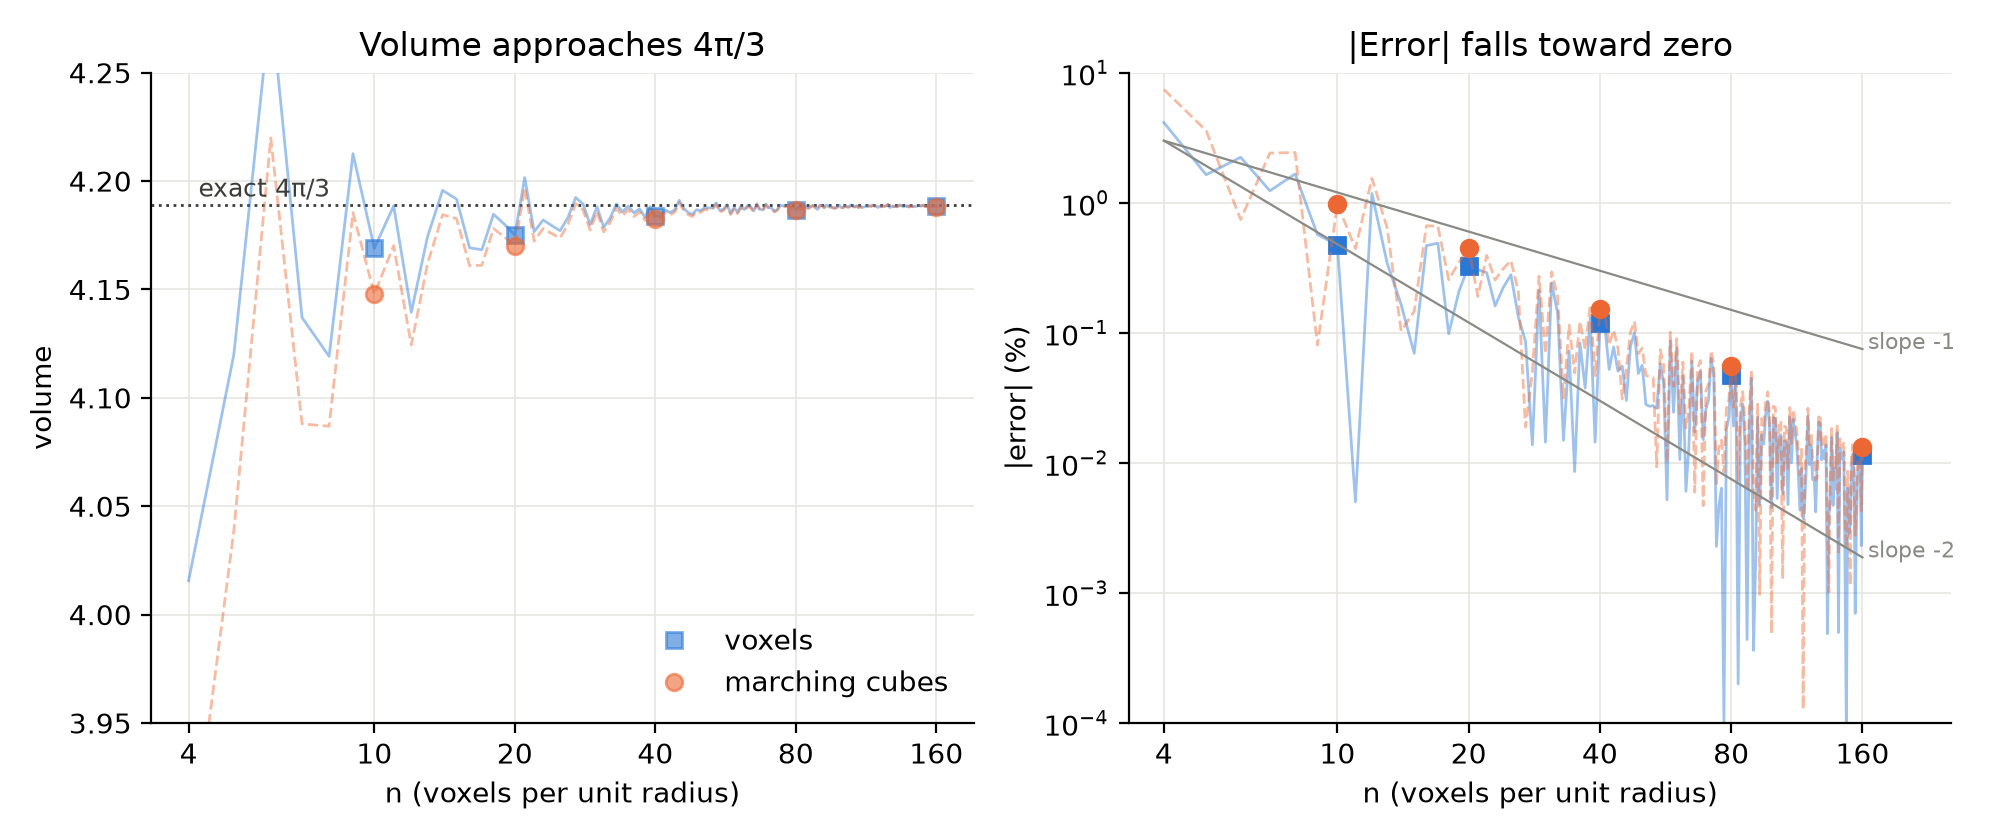

Reproduce this figure in Python.
#!/usr/bin/env python3
"""The volume of the voxel sphere and of its marching cubes surface, against n.

For every n from 4 to 160, the script

1. builds the segmentation of a sphere of radius `n` voxels,
2. runs `automesh mesh tri --cubes marching` on it, which scales the surface to
   the unit sphere,
3. adds up the signed volume that the surface encloses, and
4. counts the inside voxels and multiplies by 1/n^3.

It prints the sign changes, the number of volumes above 4 pi / 3, and the
log-log slope of each error, and draws both volumes and both errors in
`unit_sphere_convergence.png`.  The surfaces live in a scratch directory.
Only the figure stays.

Example
-------
cd ~/autotwin/automesh/book/examples/gallery/academic
uv run --with numpy --with matplotlib unit_sphere_convergence.py

Output
------
unit_sphere_convergence.png and a table on the terminal.
"""

import subprocess
import tempfile
from concurrent.futures import ThreadPoolExecutor
from pathlib import Path

import matplotlib.pyplot as plt
import numpy as np

SWEEP = range(4, 161)
TABLE = (10, 20, 40, 80, 160)
SERIES = ("#2a78d6", "#eb6834")
INK = "#3d3d3a"
MUTED = "#8a8a85"
GRID = "#e6e5e0"
DPI = 200


def sphere(*, radius: int) -> np.ndarray:
    """Returns the segmentation of a sphere of `radius` voxels, axes (x, y, z)."""
    k = np.arange(-radius, radius + 1)
    x, y, z = np.meshgrid(k, k, k, indexing="ij", sparse=True)
    return (x * x + y * y + z * z <= radius * radius).astype(np.uint8)


def stl_read(*, path: Path) -> np.ndarray:
    """Reads a binary STL, returns the triangles, shape (faces, 3, 3)."""
    data = np.fromfile(path, dtype=np.uint8)
    record = np.dtype(
        [("normal", "<f4", 3), ("vertices", "<f4", (3, 3)), ("attribute", "<u2")]
    )
    return np.frombuffer(data[84:].tobytes(), dtype=record)["vertices"].astype(float)


def volume_signed(*, triangles: np.ndarray) -> float:
    """Returns the signed volume, positive when the faces wind outward."""
    a, b, c = triangles[:, 0], triangles[:, 1], triangles[:, 2]
    return float(np.einsum("ij,ij->i", a, np.cross(b, c)).sum() / 6.0)


def volumes_measure(*, radius: int) -> tuple:
    """Returns the voxel volume and the marching cubes volume for `radius`."""
    voxels = sphere(radius=radius)
    scale = 1.0 / radius
    translate = -(radius + 0.5) / radius
    with tempfile.TemporaryDirectory() as scratch:
        npy = Path(scratch) / "sphere.npy"
        stl = Path(scratch) / "sphere.stl"
        np.save(npy, voxels)
        command = ["automesh", "mesh", "tri", "-i", str(npy), "-o", str(stl)]
        command += ["--cubes", "marching", "-q"]
        for axis in "xyz":
            command += [f"--{axis}scale", repr(scale)]
            command += [f"--{axis}translate", repr(translate)]
        subprocess.run(command, check=True)
        surface = volume_signed(triangles=stl_read(path=stl))
    return voxels.sum() / radius**3, surface


def volumes_sweep() -> tuple:
    """Returns the voxel and marching cubes volumes for every n in SWEEP."""
    with ThreadPoolExecutor() as pool:
        rows = list(pool.map(lambda n: volumes_measure(radius=n), SWEEP))
    return np.array([row[0] for row in rows]), np.array([row[1] for row in rows])


def convergence_plot(*, output: Path) -> None:
    """Draws the volume and its error against n, for voxels and marching cubes."""
    exact = 4.0 * np.pi / 3.0
    ns = np.array(SWEEP)
    table = np.isin(ns, TABLE)
    series = dict(zip(("voxels", "marching cubes"), volumes_sweep(), strict=True))
    print(f"n from {ns[0]} to {ns[-1]}, {len(ns)} values")
    for name, volume in series.items():
        signed = volume - exact
        slope = np.polyfit(np.log(ns), np.log(np.abs(signed)), 1)[0]
        print(
            f"{name:>14}: sign changes {np.sum(np.diff(np.sign(signed)) != 0)}, "
            f"above 4π/3 {np.sum(signed > 0)}, log-log slope {slope:.2f}"
        )
    below = np.sum(series["marching cubes"] < series["voxels"])
    print(f"marching cubes below voxels at {below} of {len(ns)} values")
    styles = {
        "voxels": {"color": SERIES[0], "marker": "s", "linestyle": "-"},
        "marching cubes": {"color": SERIES[1], "marker": "o", "linestyle": "--"},
    }
    fig, (left, right) = plt.subplots(1, 2, figsize=(10, 4.2))
    left.axhline(exact, color=INK, linewidth=1.0, linestyle=":")
    left.text(4.2, exact + 0.004, "exact 4π/3", color=INK, fontsize=9)
    for name, volume in series.items():
        style = styles[name]
        error = 100.0 * np.abs(volume - exact) / exact
        for ax, values in ((left, volume), (right, error)):
            ax.plot(
                ns,
                values,
                color=style["color"],
                linestyle=style["linestyle"],
                linewidth=1.0,
                alpha=0.45,
            )
            ax.plot(
                ns[table],
                values[table],
                color=style["color"],
                marker=style["marker"],
                markersize=6,
                alpha=0.6 if ax is left else 1.0,
                linestyle="none",
                label=name,
            )
    for slope, anchor in ((-1, 3.0), (-2, 3.0)):
        guide = anchor * (ns / ns[0]) ** slope
        right.plot(ns, guide, color=MUTED, linewidth=0.8)
        right.text(ns[-1] * 1.03, guide[-1], f"slope {slope}", color=MUTED, fontsize=8)
    left.set_xscale("log")
    left.set_ylim(3.95, 4.25)
    left.set_ylabel("volume")
    left.set_title("Volume approaches 4π/3")
    right.set_xscale("log")
    right.set_yscale("log")
    right.set_ylim(1e-4, 10.0)
    right.set_ylabel("|error| (%)")
    right.set_title("|Error| falls toward zero")
    for ax in (left, right):
        ax.set_xlabel("n (voxels per unit radius)")
        ax.set_xticks(
            [4, 10, 20, 40, 80, 160], labels=["4", "10", "20", "40", "80", "160"]
        )
        ax.minorticks_off()
        ax.grid(color=GRID, linewidth=0.6)
        ax.set_axisbelow(True)
        for spine in ("top", "right"):
            ax.spines[spine].set_visible(False)
    right.set_xlim(right=ns[-1] * 1.6)
    left.legend(frameon=False, loc="lower right")
    fig.tight_layout()
    fig.savefig(output, dpi=DPI)
    plt.close(fig)


if __name__ == "__main__":
    convergence_plot(output=Path(__file__).resolve().parent / "unit_sphere_convergence.png")
